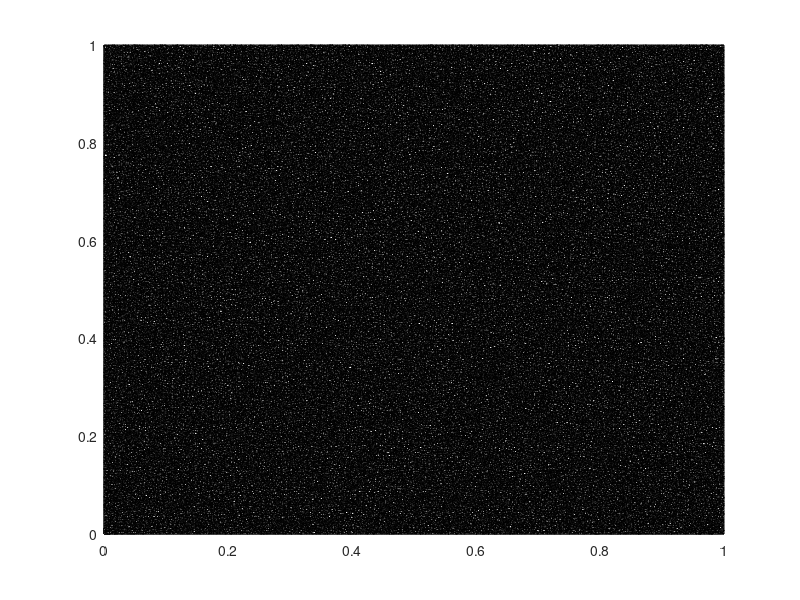
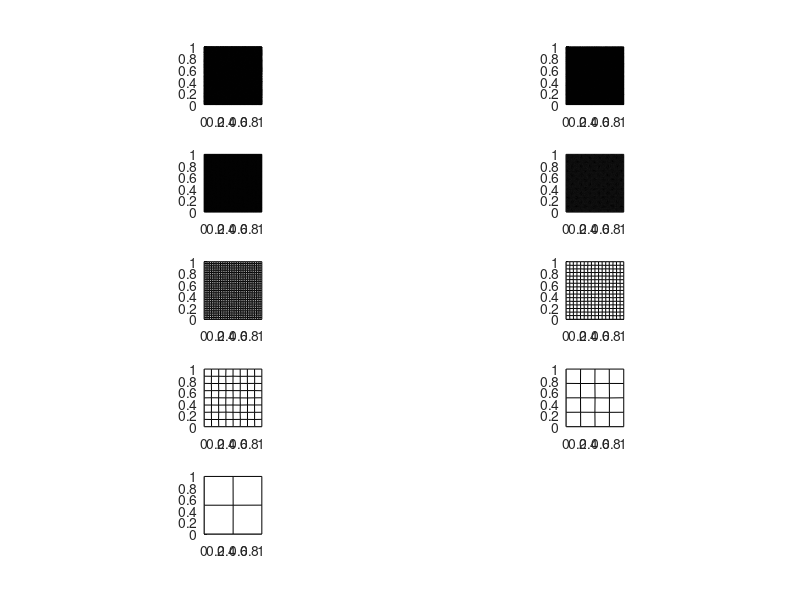

MATLAB code to generate these figures, in order:
clear all; close all; clc
% random mesh generated for quadrilaterals

logi_save_plots = false;
logi_write_file = true;

L=1;
n=2^9; %= 2^4
h=L/n;
xi=linspace(0,L,n+1);
eta=xi;
fraction=.95;
BT=false;

x=zeros(n+1,n+1);
y=x;
for i=1:n+1
    ax=1;   if(i==1||i==n+1),ax=0;end
    for j=1:n+1
        ay=1;   if(j==1||j==n+1),ay=0;end
        x(i,j) = xi(i) + (2*rand(1,1)-1)*h*fraction*ax;
        y(i,j) = eta(j)+ (2*rand(1,1)-1)*h*fraction*ay;
    end
end

figure(1)
surf(x,y,ones(n+1,n+1)*0,'FaceColor','white')
view(0,90)

% n = 2^nc --> log_2(n) = nc
nc = log2(n);
integerTest = ( nc == floor(nc) );
if ~integerTest
    error('must be embedded');
end
figure(2);
q1=(ceil(nc/2));
q2=ceil(nc/q1);
for k=1:nc
    skip=2^(k-1);
    subplot(q1,q2,k);
    nm_ = 2^(nc-k+1)+1;
    surf(x(1:skip:end,1:skip:end),y(1:skip:end,1:skip:end),ones(nm_,nm_),'FaceColor','white');
    set(gca,'PlotBoxAspectRatio',[5 5 1])
    view(0,90);
end

if(logi_save_plots)
    output_file1=strcat('.\figs\random_quad_mesh_L',int2str(L),'_n',int2str(n),'_emb','_a',num2str(fraction,3));
    print('-dpdf',strcat(output_file1,'.pdf'));
    print('-dpng',strcat(output_file1,'.png'));
    saveas(gcf,strcat(output_file1,'.fig'),'fig');
end

%---------------------------------------------
%
if(~logi_write_file), return; end;
%
%---------------------------------------------
% save txt file
matID=1;
srcID=1;

% date and time;
[yr, mo, da, hr, mi, s] = datevec(now);

% save embedded meshes
x_sav=x;
y_sav=y;
for k=1:nc

    nm_ = 2^(nc-k+1)+1;
    skip=2^(k-1);
    x=x_sav(1:skip:end,1:skip:end);
    y=y_sav(1:skip:end,1:skip:end);
    %%%%%%%%%%%%%%%%%%%%%
    output_file_k=strcat('.\figs\random_quad_mesh_L',int2str(L),...
        '_nc',int2str(nc),'_emb',int2str(nc-k+1),'_a',num2str(fraction,3),'.txt');
    fid=fopen(output_file_k,'w');


    fprintf(fid,'# Date: %d/%d/%d   Time: %d:%d\n', mo, da, yr, hr, mi);

    fprintf(fid,'# dimensions \n');
    fprintf(fid,'%g %g \n',L,L);

    n = (nm_-1);
    ncells = n*n;


    fprintf(fid,'# connectivity \n');
    fprintf(fid,'%d\n',ncells);
    for iel=1:ncells
        skip = 4*(iel-1);
        i1 = skip + 1;
        i2 = skip + 2;
        i3 = skip + 3;
        i4 = skip + 4;
        fprintf(fid,'%d %d %d %d %d %d %d \n',4,i1,i2,i3,i4,matID,srcID);
    end

    fprintf(fid,'# DG vertices (counter-clockwise) \n');
    fprintf(fid,'%d\n',4*ncells);
    for i=1:n
        for j=1:n
            fprintf(fid,' %g %g \n %g %g \n %g %g \n %g %g \n',x(i,j)    ,y(i,j)    ,...
                x(i+1,j)  ,y(i+1,j)  ,...
                x(i+1,j+1),y(i+1,j+1),...
                x(i,j+1)  ,y(i,j+1)  );
        end
    end

    fprintf(fid,'# grid vertices (counter-clockwise) \n');
    fprintf(fid,'%d\n',(n+1)^2);
    for i=1:n+1
        for j=1:n+1
            fprintf(fid,'%g %g \n',x(i,j),y(i,j) );
        end
    end

    fclose(fid);
    %%%%
end % embedded meshes save


